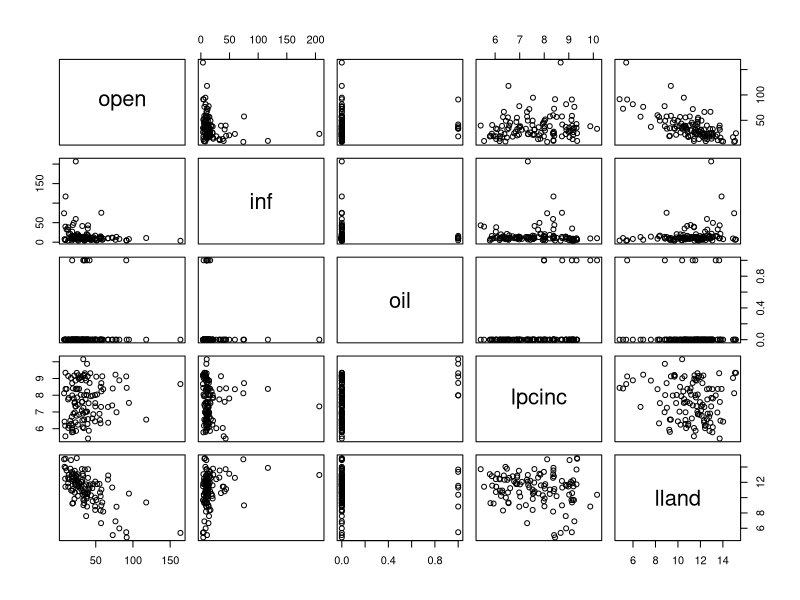

Recreate this plot in R. (Note: this script raises an error after producing the figure.)
#### SEMs:  Estimation and identification ####
#
# 
# 
# 
#
#
### Example 16.4 & 16.6 & C16.3, Based on Wooldridge: Introductory econometrics 
#    
#   Inflation and openness of the economy
#   
#
# Data
rm(list=ls())
openness <- read.csv('openness.csv')
# 
#
# Model data: 114 economies, 1973
#
# inf        - average annual inflation, 1973
# open       - imports as % of GDP
# lpcinc     - log(per capita income in USD) 
# lland      - log(land area, square miles) 
# oil        - =1 if country is a major oil producer
#
#
# Basic data plots
# Scatterplot matrix of the data used in our model
plot(openness[, c(1,2,5,7,8)])
#
#
#
library(systemfit) # install.packages("systemfit")
#
# Specify a system of equations and instruments:
eqInf <- inf ~ open + lpcinc
eqOpen  <- open ~ inf + lpcinc + lland
instr <- ~ lpcinc + lland
# If no labels are provided, equations are named automatically
Openness.model <- list(Inflation = eqInf, Open = eqOpen)
#
# (1) OLS estimation
# We start by estimating the model using OLS (interdependencies ignored)
fitOls <- systemfit(Openness.model, data = openness)
summary(fitOls)
round(coef(summary(fitOls)), digits = 4)
#
#
# (2) 2SLS
# Next, we estimate the model using 2SLS method
fit2sls <- systemfit(Openness.model, method = "2SLS", inst = instr, data = openness)
summary(fit2sls)
# The second equation is not identified.
# We can 
#   A) Leave out equation 2 (eqOpen) and use IV for estimation of eqOpen
#   B) Change specification of equation 1 (add exogenous regressor)
#      to identify equation 2.
# 
#
# Approach A:
library('AER') # install.packages('AER')
iv.eq.1 <- ivreg(inf ~ open +lpcinc | lpcinc + lland,
                  data=openness)
summary(iv.eq.1, vcov = sandwich, diagnostics = T)
# 
#
# Approach B:
# We add "oil" (being a major oil producer) as a new exogenous
# regressor to the equation 1.
#
eqInf2 <- inf ~ open + lpcinc + oil
eqOpen2  <- open ~ inf + lpcinc + lland
instr2 <- ~ lpcinc + lland + oil
#
Openness.model2 <- list(Inflation = eqInf2, Open = eqOpen2)
SEM.2sls <- systemfit(Openness.model2, method = "2SLS", inst = instr2, data = openness)
summary(SEM.2sls)
round(coef(summary(SEM.2sls)), digits = 4)
#
#
#
#
#
#
# lpcinc is not significant in any of the equations:
round(coef(summary(SEM.2sls)), digits = 4)
# therefore, we shall drop this variable from our model:
eqInf3 <- inf ~ open + oil
eqOpen3  <- open ~ inf + lland
instr3 <- ~  lland + oil
#
Openness.model3 <- list(Inflation = eqInf3, Open = eqOpen3)
SEM.alt.2sls <- systemfit(Openness.model3, method = "2SLS", inst = instr3, data = openness)
summary(SEM.alt.2sls)
round(coef(summary(SEM.alt.2sls)), digits = 4)
#
#
#
#
#
#
